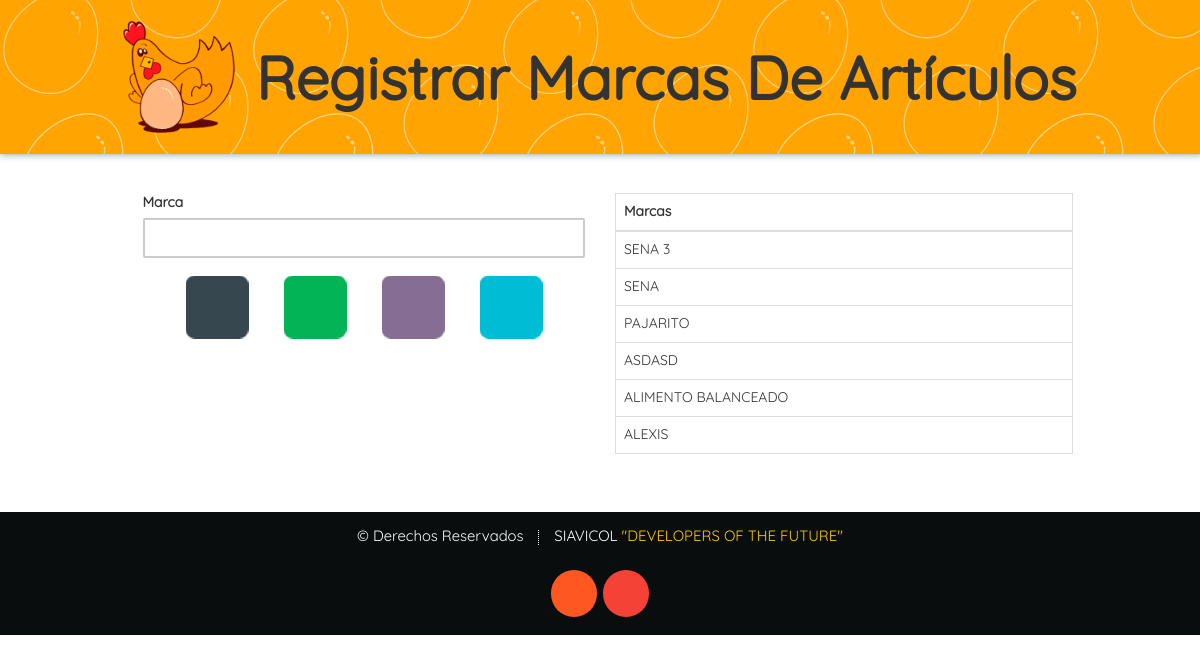
The app's page /Paginas/Administrador/Registrar/Reg_Marcas_Articulos.php (signed in) with its own data.
### tables this page shows
CREATE TABLE `marcas` (
  `idMarca` bigint(20) NOT NULL AUTO_INCREMENT,
  `Nombre` varchar(30) NOT NULL,
  PRIMARY KEY (`idMarca`)
);

### Paginas/Administrador/Registrar/Reg_Marcas_Articulos.php (the view, shortened to what this page needs)
<?php
if (isset($_SESSION['ADMINISTRADOR']))
{
?>
<!DOCTYPE html>
<html lang="es">
<head>
	<link rel="stylesheet" type="text/css" href="../../../assets/css/icons.css"/>
	<link rel="stylesheet" type="text/css" href="../../../assets/css/component.css"/>
	<link rel="stylesheet" type="text/css" href="../../../assets/css/bootstrap.min.css"/>
	<link rel="stylesheet" type="text/css" href="../../../assets/css/sweetalert2.min.css"/>
</head>
<body>
  <div class="container-s">
	<div class="mp-pusher" id="mp-pusher">
	  <div class="scroller">
        <div class="scroller-inner">
          <div class="block block-40 ">
            <a href="#" id="trigger" class="menu-trigger icon_m icon-reorder-option"></a>
              <div class="banner_contenido">
                <img class="logo_siavicol" src="../../../assets/img/Logo_Siavicol.png" alt="">
                <h1 class="banner_h1">Registrar Marcas De Artículos</h1>
              </div>
          </div>
		  <div class="container">
            <div class="row">
              <div class="col-xs-12 col-lg-10 col-lg-offset-1" data-form-type="formoid">
                <div class="formulario">
				  <div class="col-xs-12  col-md-6 ">
                    <div class="form-group">
                      <label class="form-control-label" for="Marca">Marca</label>
                      <input type="text" class="form-control" name="Marca" id="Marca">
                      <div class="col-xs-12 ">
                        <div class="box">
					      <button type="button" class="button button--Registrar " onclick="enviar()" "><i class="button__icon icon_b icon-floppy2"></i><span>Guardar</span></button>
					      <button class="button button--Nuevo_Registro" title="Nuevo Registro" value="NUEVO REGISTRO" onclick="nuevo_registro()"><i class="button__icon icon_b icon-plus-sign-in-a-black-circle"></i><span>Nuevo Registro</span></button>
					      <button class="button button--Consultar_Registros_Del_Dia" title="Consultar Registros Del Dia" value="CONSULTAR" onclick="buscar_galpon()"><i class="button__icon icon_b icon-search"></i><span>Consultar Registro</span></button>
					      <button class="button button--Actualizar" title="Actualizar" value="ACTUALIZAR" onclick="actualizar_Marcas()"><i class="button__icon icon_b icon-refresh-page-option"></i><span>Actualizar</span></button>
					    </div>
				      </div>
					</div>
                  </div>
                  <div class="row">
                     <div class="col-xs-12 col-lg-6 ">
              		   <table class="table table-hover table-bordered" id="sampleTable">
              		     <thead>
		          	  	   <tr>
			        	     <th>Marcas</th>
		          	  	   </tr>
	            	     </thead>
	            	     <tbody>
				  			<?php
								$local="localhost";
								$usuario="root";
								$contra="";
								$bd="siavicol";
								$conexion=mysqli_connect($local,$usuario,$contra,$bd);
								$busqueda="SELECT * FROM marcas ORDER BY Nombre DESC";
								$query=mysqli_query($conexion,$busqueda);
								while ($fila=mysqli_fetch_row($query)){
									echo "<tr> ";
									echo "<td>$fila[1] </td>
									</tr>";
									}
 								?>
                	  	 </tbody>
			  		   </table>
					 </div>
			  	   </div>
				</div>
              </div>
        	</div>
          </div>
		  <footer id="footer">
			<ul class="copyright">
			  <li class="copyright_li">&copy; Derechos Reservados</li><li class="copyright_li">SIAVICOL <a class="copyright_a" target="_blank" href="../Ayuda/Desarrolladores.php">"DEVELOPERS OF THE FUTURE"</a></li>
			</ul>
			<div class="icons footer_ul">
			  <a target="_blank" href="https://siavicol.blogspot.com.co" class="footer_li icons circle-footer icon-blogger"><span class="label">Blogger</span></a>
			  <a target="_blank" href="https://plus.google.com/u/0/115246479691012654876" class="footer_li icons circle-footer icon-google-plus"><span class="label">Google+</span></a>
			</div>
		  </footer>
	    </div>
      </div>
	</div>
  </div>
 <?php
}
	else
{
	echo "<script type='text/javascript'>alert('Acceso Denegado');location='../../../index.php?Acceso Denegado'</script>";
}
?>
</body>
</html>

### records on screen
marcas: Nombre "SENA 3"
marcas: Nombre "SENA"
marcas: Nombre "PAJARITO"
marcas: Nombre "ASDASD"
marcas: Nombre "ALIMENTO BALANCEADO"
marcas: Nombre "ALEXIS"
